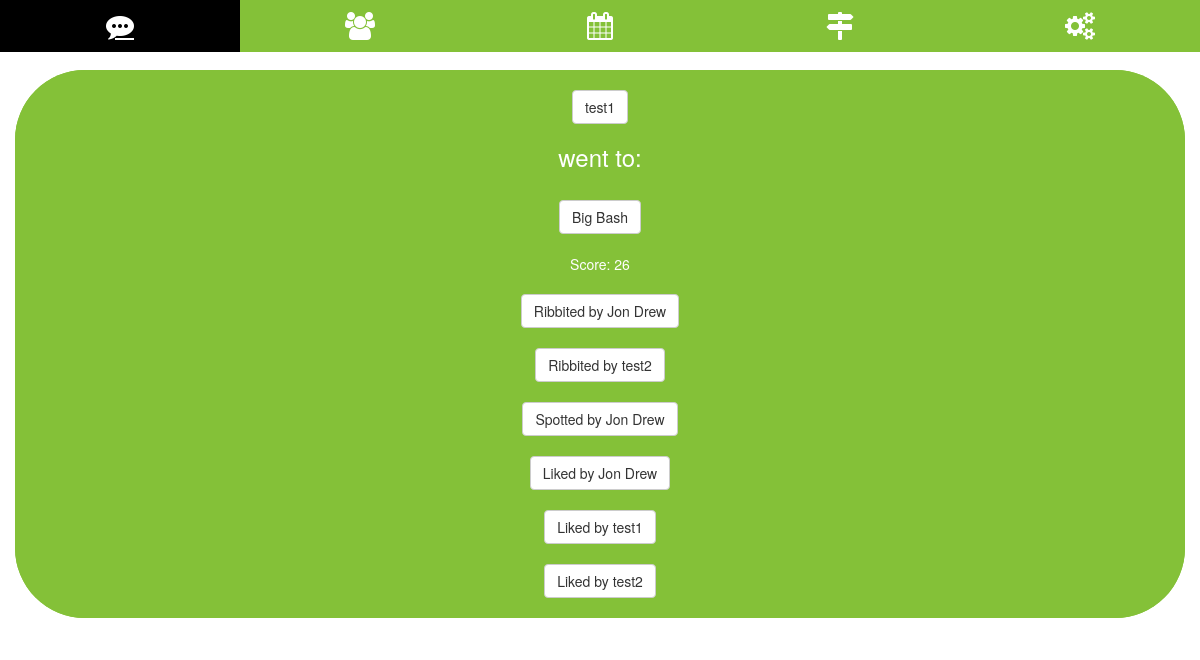
The app's page /ribbits/test1_big-bash_swr8rjpfb4/ (signed in), older data.
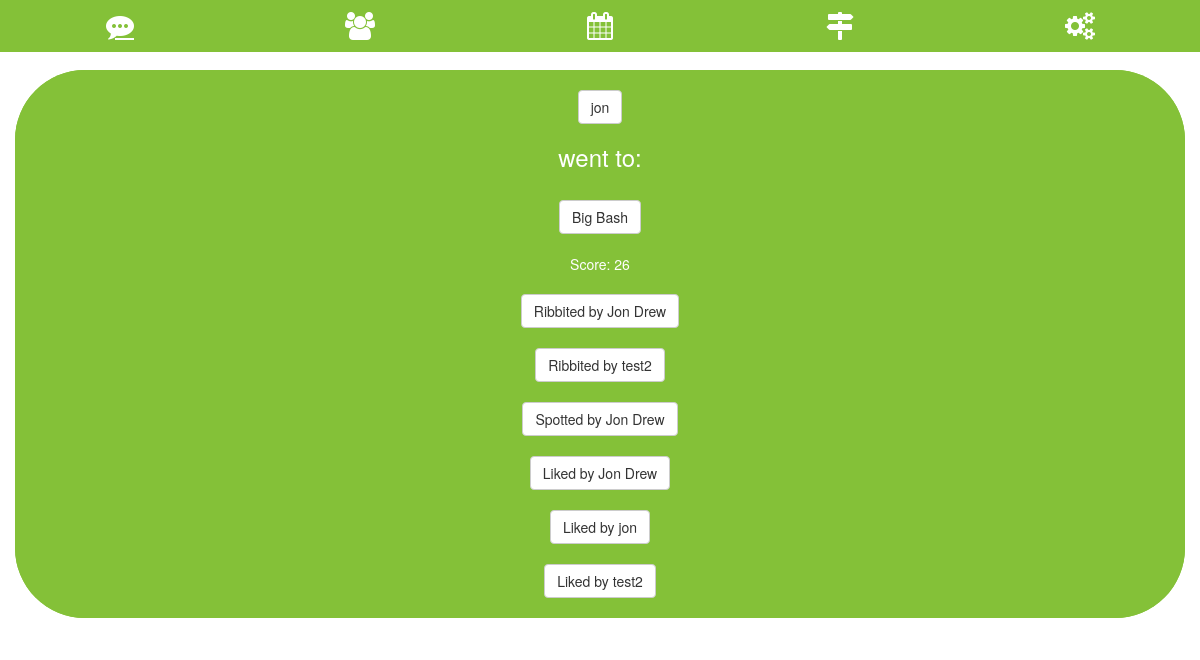
The same page, newer data.
### ribbits/models.py (models this page shows, shortened)
class Ribbit(models.Model):
    sent_by         = models.ForeignKey('hoppers.Hopper', on_delete=models.CASCADE, related_name='sender', null=True)
    event           = models.ForeignKey('events.Event', on_delete=models.CASCADE)
    likes           = models.ManyToManyField('hoppers.Hopper', related_name='likes')
    spots           = models.ManyToManyField('hoppers.Hopper', related_name='spots')
    sent_to         = models.ManyToManyField('hoppers.Hopper', related_name='sent_to')
    slug            = models.SlugField(null=True, unique=True, editable=False)
    created_at      = models.DateTimeField(default=timezone.now)
    deleted_at      = models.DateTimeField(null=True)
    class Meta:
        unique_together = (('sent_by', 'event'),)
        ordering = ['-created_at']
    def get_likes_list(self):
        likes_list = self.likes.all()
        return Hopper.objects.filter(id__in=likes_list)
    def get_spots_list(self):
        spots_list = self.spots.all()
        return Hopper.objects.filter(id__in=spots_list)
    def get_ribbits_list(self):
        ribbits_list = self.sent_to.all()
        return Hopper.objects.filter(id__in=ribbits_list)
    def get_ribbit_score(self):
        score = 0
        score += self.likes.all().count() * 1
        score += self.spots.all().count() * 3
        score += self.sent_to.all().count() * 10
        return score

### hoppers/models.py (models this page shows, shortened)
class Hopper(models.Model):
    user            = models.OneToOneField(User, null=True, on_delete=models.SET_NULL)
    listens_to      = models.ManyToManyField('self', through='Pair', symmetrical=False)
    anonymous       = models.BooleanField(default=True)
    email           = models.EmailField(null=True, max_length=100)
    name            = models.CharField(null=True, max_length=100)
    birth_date      = models.DateField(null=True, blank=True)
    includes        = models.TextField(null=True, blank=True)
    excludes        = models.TextField(null=True, blank=True)
    slug            = models.SlugField(null=True, blank=True, unique=True, editable=False)
    created_at      = models.DateTimeField(default=timezone.now)
    image           = models.ImageField(null=True, blank=True)
    def __str__(self):
        if self.anonymous:
            return str(self.user.username)
        else:
            return str(self.name)
    def get_absolute_url(self):
        return reverse('hoppers:read', kwargs={'slug': self.slug})

### events/models.py (models this page shows, shortened)
class Event(models.Model):
    created_by      = models.ForeignKey('hoppers.Hopper', null=True, on_delete=models.SET_NULL)
    attending       = models.ManyToManyField('hoppers.Hopper', related_name='attending')
    start           = models.DateTimeField(default=default_start)
    end             = models.DateTimeField(default=default_end)
    pad             = models.ForeignKey('pads.Pad', null=True, blank=True, on_delete=models.CASCADE)
    title           = models.CharField(max_length=20)
    text            = models.TextField(null=True, blank=True)
    private         = models.BooleanField(default=True)
    active          = models.BooleanField(default=True)
    slug            = models.SlugField(null=True, unique=True, editable=False)
    created_at      = models.DateTimeField(default=timezone.now)
    deleted_at      = models.DateTimeField(null=True, blank=True)
    class Meta:
        ordering = ['start']
    def __str__(self):
        return str(self.title)
    def get_absolute_url(self):
        return reverse('events:read', kwargs={'slug': self.slug})
    def started(self):
        if self.start <= timezone.now():
            return True
        return False

### ribbits/views.py (the view)
# urls.py: url(r'^(?P<slug>[\w-]+)/$', RibbitDetailSlugView.as_view(), name='read'),
class RibbitDetailSlugView(DetailView):
    template_name = 'ribbits/detail.html'
    def get_object(self, *args, **kwargs):
        request = self.request
        slug = self.kwargs.get('slug')
        try:
            if request.user.is_authenticated:
                instance = Ribbit.objects.get(slug=slug)
            else:
                return redirect('login')
        except Ribbit.DoesNotExist:
            raise Http404('Ribbit does not exist')
        except Ribbit.MultipleObjectsReturned:
            qs = Ribbit.objects.filter(slug=slug)
            instance = qs.first()
        except:
            raise Http404('Error in slug view')
        return instance

### ribbits/templates/ribbits/detail.html (shortened to what this page needs)
{% extends "base.html" %}
{% block content %}
  <div class="card">
    <div class="card text-center">
      <div class="card-body">
        <a href="{{ object.sent_by.get_absolute_url }}" class="btn btn-default"
          <span class="badge">{{ object.sent_by }}</span>
        </a>
        <h3>
          {% if object.event.started %}
            went to:
          {% else %}
            is going to:
          {% endif %}
        </h3>
        <a href="{{ object.event.get_absolute_url }}" class="btn btn-default"
          <span class="badge">{{ object.event }}</span>
        </a>
      </div>
      Score: {{ object.get_ribbit_score }}
      {% for hopper in object.get_ribbits_list %}
        <a href="{{ hopper.get_absolute_url }}" class="btn btn-default"
          <span class="badge">Ribbited by {{ hopper }}</span>
        </a>
      {% endfor %}
      {% for hopper in object.get_spots_list %}
        <a href="{{ hopper.get_absolute_url }}" class="btn btn-default"
          <span class="badge">Spotted by {{ hopper }}</span>
        </a>
      {% endfor %}
      {% for hopper in object.get_likes_list %}
        <a href="{{ hopper.get_absolute_url }}" class="btn btn-default"
          <span class="badge">Liked by {{ hopper }}</span>
        </a>
      {% endfor %}
    </div>
  </div>
{% endblock %}

Row changes from the older to the newer data that the page shows:
changed through a linked row, Ribbit "Big Bash": sent_by "test1" → "jon"
changed Hopper: anonymous+name "test1" → "jon"
